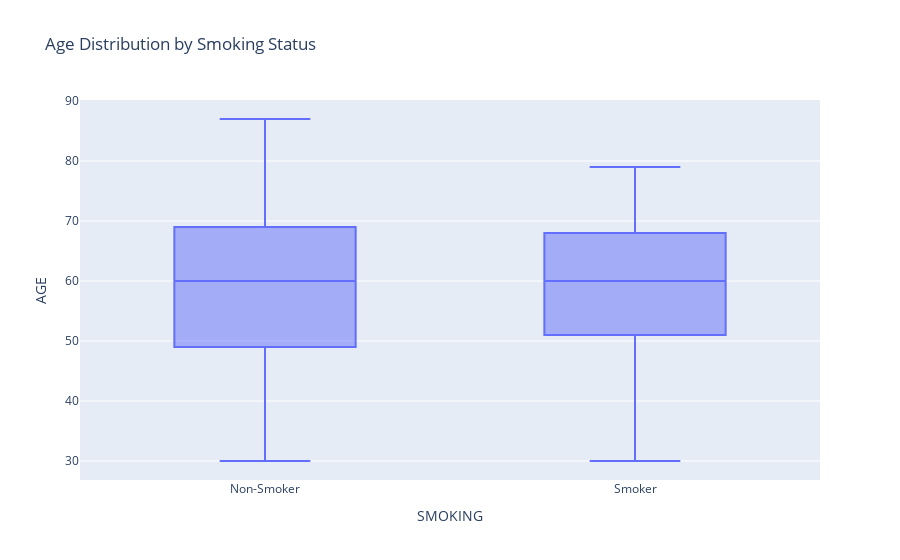

Write notebook code for a chart like this one.
### Code cell
try:
    fig3 = px.box(df2, x='SMOKING', y='AGE', title='Age Distribution by Smoking Status')
    fig3.show()
except Exception as e:
    print(f"Error: {e}")

### Figure 1 — Plotly figure (JSON) as saved in the notebook; plotly's stock layout.template omitted (floating-point values rounded to 4 significant figures; data arrays with more than 128 entries replaced by an {"elided": "..."} marker saying what was removed)
{"data": [{"alignmentgroup": "True", "hovertemplate": "SMOKING=%{x}<br>AGE=%{y}<extra></extra>", "legendgroup": "", "marker": {"color": "#636efa"}, "name": "", "notched": false, "offsetgroup": "", "orientation": "v", "showlegend": false, "type": "box", "x": {"elided": "575 str values"}, "x0": " ", "xaxis": "x", "y": {"elided": "575 int values"}, "y0": " ", "yaxis": "y"}], "layout": {"boxmode": "group", "legend": {"tracegroupgap": 0}, "title": {"text": "Age Distribution by Smoking Status"}, "xaxis": {"anchor": "y", "domain": [0, 1], "title": {"text": "SMOKING"}}, "yaxis": {"anchor": "x", "domain": [0, 1], "title": {"text": "AGE"}}}}
